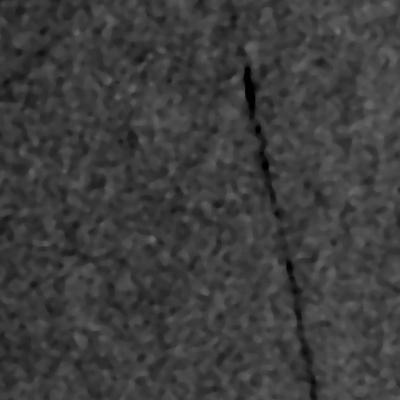
#> input picture data/sample/sample_oil.jpg, 400 x 400 px
$ python compare_histograms.py
#> lines starting #> are read from the running program, lines starting #| are printed output that depends on the picture
import cv2
import matplotlib.pyplot as plt
import numpy as np

def get_normalized_hist(image_path):
#> called with image_path = '../data/sample/sample_oil.jpg'
    img = cv2.imread(image_path, cv2.IMREAD_GRAYSCALE)
#> img is the input picture: shape (400, 400); min 0, max 112, mean 61
    if img is None:
        print(f"❌ Could not find: {image_path}")
        return None
    hist = cv2.calcHist([img], [0], None, [256], [0, 256])
#> hist = 256 values, max 5778 at index 61, min 0 at index 110, mean 625
    return hist / hist.sum()

# File names must match exactly what you moved into the folder
SAMPLES = {
    "Target: Oil": "../data/sample/sample_oil.jpg",
    "Target: Clean": "../data/sample/sample_not_oil.jpg",
    "AI Input (NASA)": "../outputs/debug_ai_input.jpg"
}

plt.figure(figsize=(12, 6))

colors = {"Target: Oil": "black", "Target: Clean": "blue", "AI Input (NASA)": "red"}

for label, path in SAMPLES.items():
    hist = get_normalized_hist(path)
#> hist = 256 values, max 0.0361 at index 61, min 0 at index 110, mean 0.00391
    if hist is not None:
        plt.plot(hist, color=colors[label], label=label, linewidth=2 if "AI" in label else 1)
        if "AI" in label:
            plt.fill_between(range(256), hist.flatten(), alpha=0.2, color=colors[label])

plt.title("Histogram Signature Comparison")
plt.xlabel("Pixel Intensity (0=Dark/Oil, 255=Bright/Land)")
plt.ylabel("Density")
plt.legend()
plt.grid(alpha=0.3)
plt.show()
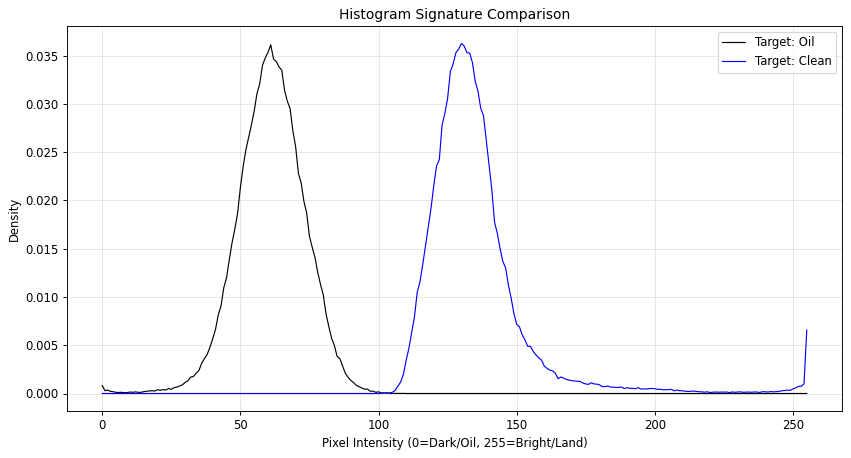
#> figure drawn by matplotlib, 1 panel; curve peaks at x = 61, y = 0.0361; curve peaks at x = 130, y = 0.0362
